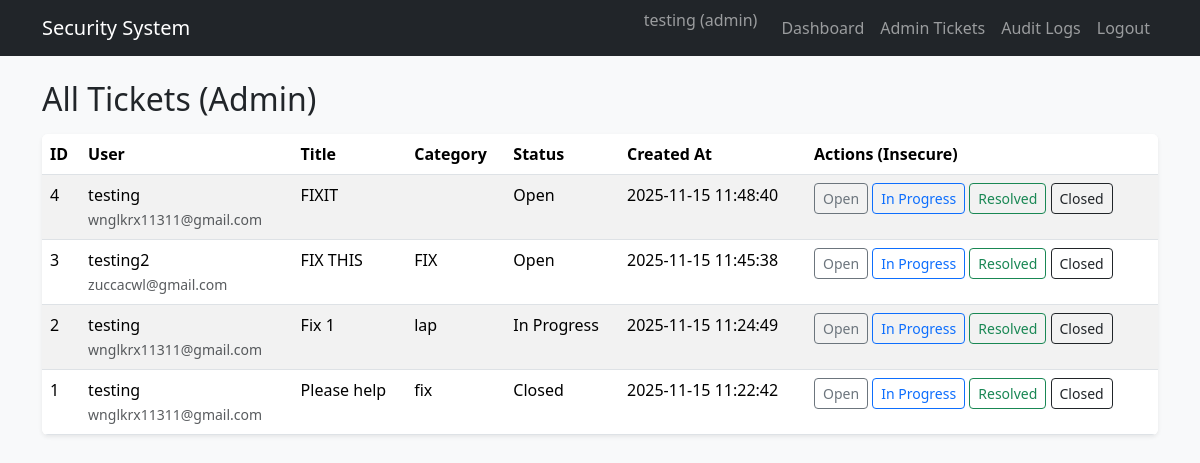
Screenshot of /admin/tickets.php (signed in) with the database file from the repository.
### tables this page shows
CREATE TABLE `tickets` (
  `id` int(11) NOT NULL,
  `user_id` int(11) NOT NULL,
  `title` varchar(100) NOT NULL,
  `category` varchar(50) DEFAULT NULL,
  `description` text NOT NULL,
  `status` enum('Open','In Progress','Resolved','Closed') DEFAULT 'Open',
  `created_at` timestamp NOT NULL DEFAULT current_timestamp()
);

CREATE TABLE `users` (
  `id` int(11) NOT NULL,
  `name` varchar(100) NOT NULL,
  `email` varchar(100) NOT NULL,
  `password` varchar(255) NOT NULL,
  `role` enum('user','admin') NOT NULL DEFAULT 'user',
  `created_at` timestamp NOT NULL DEFAULT current_timestamp()
);

### admin/tickets.php (the view, shortened to what this page needs)
<?php
require_once __DIR__ . '/../includes/auth.php';
require_once __DIR__ . '/../includes/layout.php';
$sql = "
    SELECT t.id, t.title, t.category, t.status, t.created_at,
           u.name AS user_name, u.email AS user_email
    FROM tickets t
    JOIN users u ON t.user_id = u.id
    ORDER BY t.created_at DESC
";
$result = $conn->query($sql);
?>
<div class="row">
  <div class="col-12">
    <h2 class="mb-3">All Tickets (Admin)</h2>
    <?php if ($result && $result->num_rows > 0): ?>
      <div class="table-responsive bg-white rounded shadow-sm">
        <table class="table table-striped mb-0">
          <thead>
            <tr>
              <th>ID</th>
              <th>User</th>
              <th>Title</th>
              <th>Category</th>
              <th>Status</th>
              <th>Created At</th>
              <th>Actions (Insecure)</th>
            </tr>
          </thead>
          <tbody>
            <?php while ($row = $result->fetch_assoc()): ?>
              <tr>
                <td><?= $row['id'] ?></td>
                <td>
                  <?= htmlspecialchars($row['user_name']) ?><br>
                  <small class="text-muted"><?= htmlspecialchars($row['user_email']) ?></small>
                </td>
                <td><?= htmlspecialchars($row['title']) ?></td>
                <td><?= htmlspecialchars($row['category']) ?></td>
                <td><?= htmlspecialchars($row['status']) ?></td>
                <td><?= htmlspecialchars($row['created_at']) ?></td>
                <td>
                  <a href="tickets.php?update_id=<?= $row['id'] ?>&status=Open" class="btn btn-sm btn-outline-secondary mb-1">Open</a>
                  <a href="tickets.php?update_id=<?= $row['id'] ?>&status=In%20Progress" class="btn btn-sm btn-outline-primary mb-1">In Progress</a>
                  <a href="tickets.php?update_id=<?= $row['id'] ?>&status=Resolved" class="btn btn-sm btn-outline-success mb-1">Resolved</a>
                  <a href="tickets.php?update_id=<?= $row['id'] ?>&status=Closed" class="btn btn-sm btn-outline-dark mb-1">Closed</a>
                </td>
              </tr>
            <?php endwhile; ?>
          </tbody>
        </table>
      </div>
    <?php else: ?>
      <div class="alert alert-info">
        No tickets found.
      </div>
    <?php endif; ?>
  </div>
</div>

### rows the page displays
tickets: id "4", user.name "testing", user.email "wnglkrx11311@gmail.com", title "FIXIT", status "Open", created_at "2025-11-15 11:48:40"
tickets: id "3", user.name "testing2", user.email "zuccacwl@gmail.com", title "FIX THIS", category "FIX", status "Open", created_at "2025-11-15 11:45:38"
tickets: id "2", user.name "testing", user.email "wnglkrx11311@gmail.com", title "Fix 1", category "lap", status "In Progress", created_at "2025-11-15 11:24:49"
tickets: id "1", user.name "testing", user.email "wnglkrx11311@gmail.com", title "Please help", category "fix", status "Closed", created_at "2025-11-15 11:22:42"

### other values shown
$_SESSION['user_name'] "testing"
$_SESSION['user_role'] "admin"
